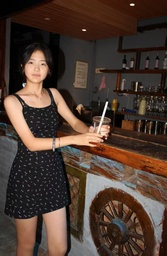
#> input picture cv1_homework/zyy.jpg, 167 x 256 px, shrunk from 1080 x 1652 before the run
$ python task3_colorpicture.py
#> lines starting #> are read from the running program, lines starting #| are printed output that depends on the picture
import numpy as np
import cv2
import matplotlib.pyplot as plt

class GaosiPic():
    def __init__(self):
        pass

    def loadimage(self):
        imagepath = "zyy.jpg"
        color_image = cv2.imread(imagepath)
#> color_image is the input picture: shape (256, 167, 3); mean B, G, R 49.2, 59.1, 77.3
        # 转换为RGB格式
        color_image = cv2.cvtColor(color_image, cv2.COLOR_BGR2RGB)
        gray_image = cv2.cvtColor(color_image, cv2.COLOR_RGB2GRAY)
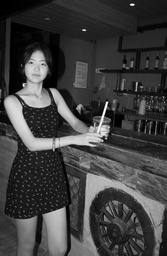
#> gray_image: shape (256, 167); min 0, max 254, mean 63.4
        return color_image, gray_image

    def My_kernel(self, size, sigma):
        mykernel = np.zeros((size, size))
        center = size // 2
        for i in range(size):
            for j in range(size):
                x = i - center
                y = j - center
                gxy = (1 / (2 * np.pi * sigma**2)) * np.exp(-(x**2 + y**2) / (2 * sigma**2))
                mykernel[i, j] = gxy
        mykernel = mykernel / np.sum(mykernel)
        return mykernel

    def manual_filter_color(self, color_image, size, sigma):
        """
        处理彩色图像的高斯滤波
        分别对R、G、B三个通道进行滤波
        """
        # 分离三个颜色通道
        r_channel = color_image[:, :, 0]
        g_channel = color_image[:, :, 1]
        b_channel = color_image[:, :, 2]

        # 分别对每个通道进行高斯滤波
        r_filtered = self.manual_filter(r_channel, size, sigma)
        g_filtered = self.manual_filter(g_channel, size, sigma)
        b_filtered = self.manual_filter(b_channel, size, sigma)

        # 合并三个通道
        filtered_color = np.stack([r_filtered, g_filtered, b_filtered], axis=2)
        return filtered_color

    def manual_filter(self, image, size, sigma):
        """
        处理单通道图像的高斯滤波（可以是灰度图或单个颜色通道）
        """
        kernel = self.My_kernel(size, sigma)
        kernel_h, kernel_w = kernel.shape
        pad_h = kernel_h // 2  # 填充高度
        pad_w = kernel_w // 2  # 填充宽度

        # 对图像进行边界填充
        padded_image = np.pad(image, ((pad_h, pad_h), (pad_w, pad_w)), mode='reflect')

        # 创建结果图像
        result = np.zeros_like(image, dtype=np.float32)

        # 对图像进行滤波操作
        for i in range(image.shape[0]):
            for j in range(image.shape[1]):
                region = padded_image[i:i+kernel_h, j:j+kernel_w]
                result[i, j] = np.sum(region * kernel)

        # 确保像素值在0-255之间
        return np.clip(result, 0, 255).astype(np.uint8)

    def test_filter(self):
        kernels = [(31, 3.0), (51, 9.0), (71, 22.0)]
        color_image, gray_image = self.loadimage()

        # 创建更大的画布来显示彩色和灰度结果
        fig, axes = plt.subplots(2, 4, figsize=(20, 10))

        # 显示原始图像
        axes[0, 0].imshow(color_image)
        axes[0, 0].set_title('原始彩色图像')
        axes[0, 0].axis('off')

        axes[1, 0].imshow(gray_image, cmap='gray')
        axes[1, 0].set_title('原始灰度图像')
        axes[1, 0].axis('off')

        # 处理并显示滤波后的图像
        for i, (size, sigma) in enumerate(kernels):
            # 处理彩色图像
            color_filtered = self.manual_filter_color(color_image, size, sigma)
            axes[0, i+1].imshow(color_filtered)
            axes[0, i+1].set_title(f'彩色滤波\nsize={size}, σ={sigma}')
            axes[0, i+1].axis('off')

            # 处理灰度图像
            gray_filtered = self.manual_filter(gray_image, size, sigma)
            axes[1, i+1].imshow(gray_filtered, cmap='gray')
            axes[1, i+1].set_title(f'灰度滤波\nsize={size}, σ={sigma}')
            axes[1, i+1].axis('off')
#> this loop made 3 passes
#> pass 1, in manual_filter_color, `r_channel = color_image[:, :, 0]`:
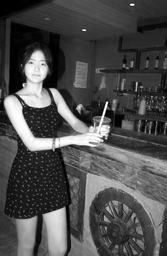
#> r_channel: shape (256, 167); min 0, max 255, mean 77.3
#> pass 1, in manual_filter_color, `b_channel = color_image[:, :, 2]`:
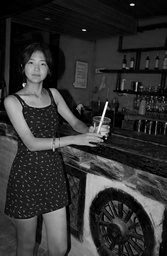
#> b_channel: shape (256, 167); min 0, max 255, mean 49.2
#> pass 1, in manual_filter, `padded_image = np.pad(image, ((pad_h, pad_h), (pad_w, pad_w)), mode='r..`:
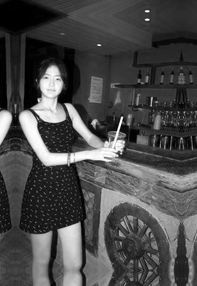
#> padded_image: shape (286, 197); min 0, max 255, mean 74

        plt.tight_layout()
        plt.show()
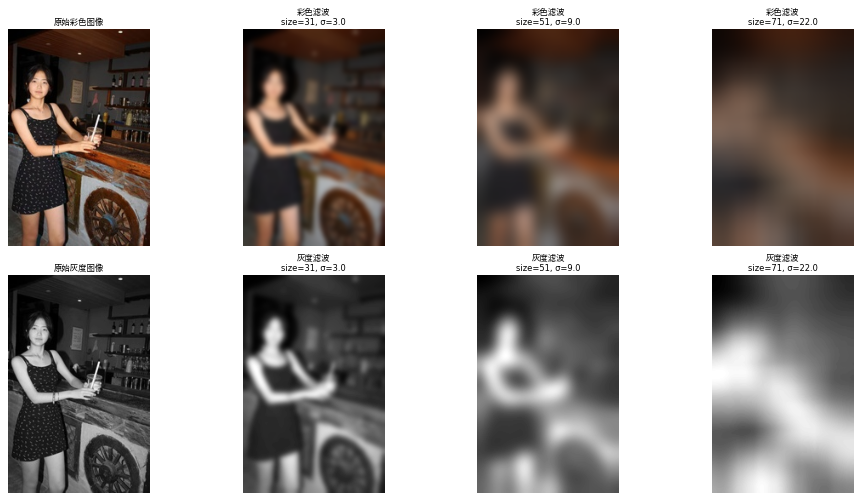
#> figure drawn by matplotlib, 8 panels

if __name__ == "__main__":
    a = GaosiPic()
    a.test_filter()

$ run again, with cv1_homework/zrx.jpg copied over cv1_homework/zyy.jpg
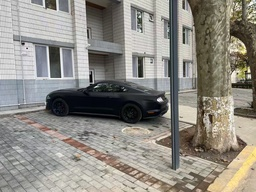
#> input picture cv1_homework/zrx.jpg, 256 x 192 px, shrunk from 1706 x 1279 before the run
#> in loadimage, color_image is the input picture: shape (192, 256, 3); mean B, G, R 131.4, 139, 142.3
#> the loop in test_filter, `for i, (size, sigma) in enumerate(kernels):` made 3 passes
#> pass 1, in manual_filter_color, `b_channel = color_image[:, :, 2]`:
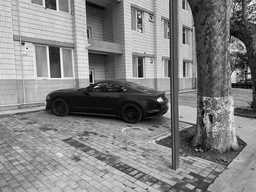
#> b_channel: shape (192, 256); min 0, max 255, mean 131.4
#> pass 1, in manual_filter, `padded_image = np.pad(image, ((pad_h, pad_h), (pad_w, pad_w)), mode='r..`:
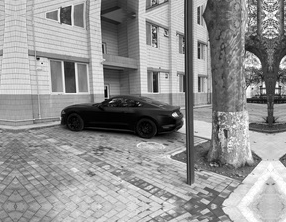
#> padded_image: shape (222, 286); min 0, max 255, mean 146.1
